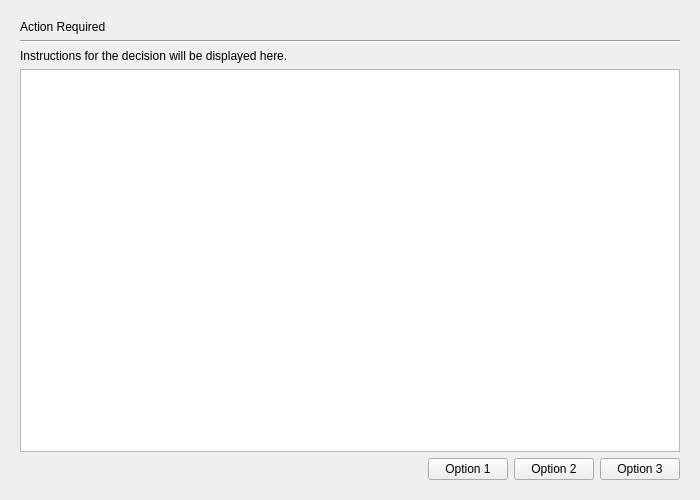
<?xml version="1.0" encoding="UTF-8"?>
<ui version="4.0">
 <class>DecisionPage</class>
 <widget class="QWidget" name="DecisionPage">
  <property name="geometry">
   <rect>
    <x>0</x>
    <y>0</y>
    <width>700</width>
    <height>500</height>
   </rect>
  </property>
  <property name="windowTitle">
   <string>Form</string>
  </property>
  <layout class="QVBoxLayout" name="verticalLayout">
   <property name="leftMargin">
    <number>20</number>
   </property>
   <property name="topMargin">
    <number>20</number>
   </property>
   <property name="rightMargin">
    <number>20</number>
   </property>
   <property name="bottomMargin">
    <number>20</number>
   </property>
   <item>
    <widget class="QLabel" name="headerLabel">
     <property name="text">
      <string>Action Required</string>
     </property>
    </widget>
   </item>
   <item>
    <widget class="Line" name="line">
     <property name="orientation">
      <enum>Qt::Horizontal</enum>
     </property>
    </widget>
   </item>
   <item>
    <widget class="QLabel" name="instructionLabel">
     <property name="text">
      <string>Instructions for the decision will be displayed here.</string>
     </property>
     <property name="wordWrap">
      <bool>true</bool>
     </property>
    </widget>
   </item>
   <item>
    <widget class="QTextEdit" name="detailsTextEdit">
     <property name="readOnly">
      <bool>true</bool>
     </property>
    </widget>
   </item>
   <item>
    <layout class="QHBoxLayout" name="buttonLayout">
     <item>
      <spacer name="horizontalSpacer">
       <property name="orientation">
        <enum>Qt::Horizontal</enum>
       </property>
       <property name="sizeHint" stdset="0">
        <size>
         <width>40</width>
         <height>20</height>
        </size>
       </property>
      </spacer>
     </item>
     <item>
      <widget class="QPushButton" name="option1Button">
       <property name="text">
        <string>Option 1</string>
       </property>
      </widget>
     </item>
     <item>
      <widget class="QPushButton" name="option2Button">
       <property name="text">
        <string>Option 2</string>
       </property>
      </widget>
     </item>
     <item>
      <widget class="QPushButton" name="option3Button">
       <property name="text">
        <string>Option 3</string>
       </property>
      </widget>
     </item>
    </layout>
   </item>
  </layout>
 </widget>
 <resources/>
 <connections/>
</ui>
